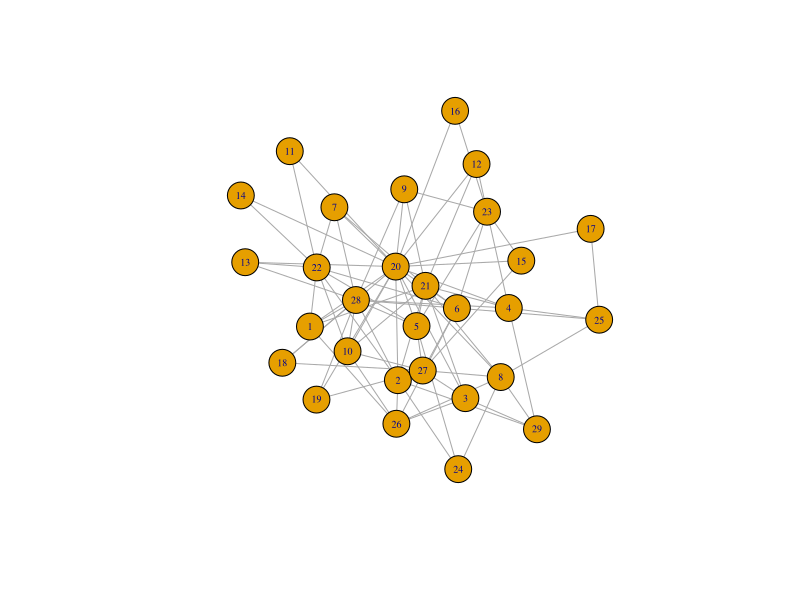
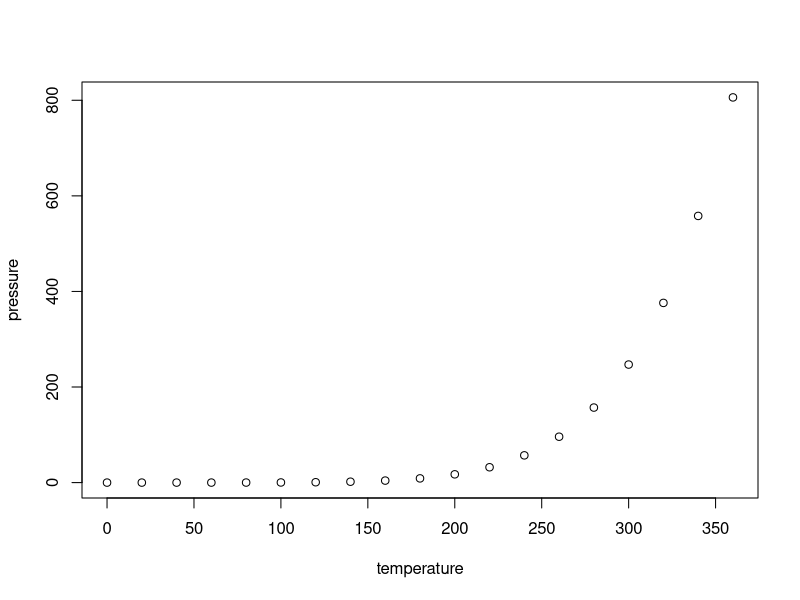

Write R code to recreate these figures, in order.
## ---- chunk 1
#insert packages
library(igraph)

#read in boba_data csv and create it into a matrix
trial <- read.table("Boba_Data.csv", sep = ",", header = TRUE)

trial <- as.matrix(trial)

#create bi adjacency matrix 
boba <- graph_from_biadjacency_matrix(trial)

## ---- chunk 2
plot(boba, vertex.label.cex = .6)
## ---- chunk 3
plot(pressure)
